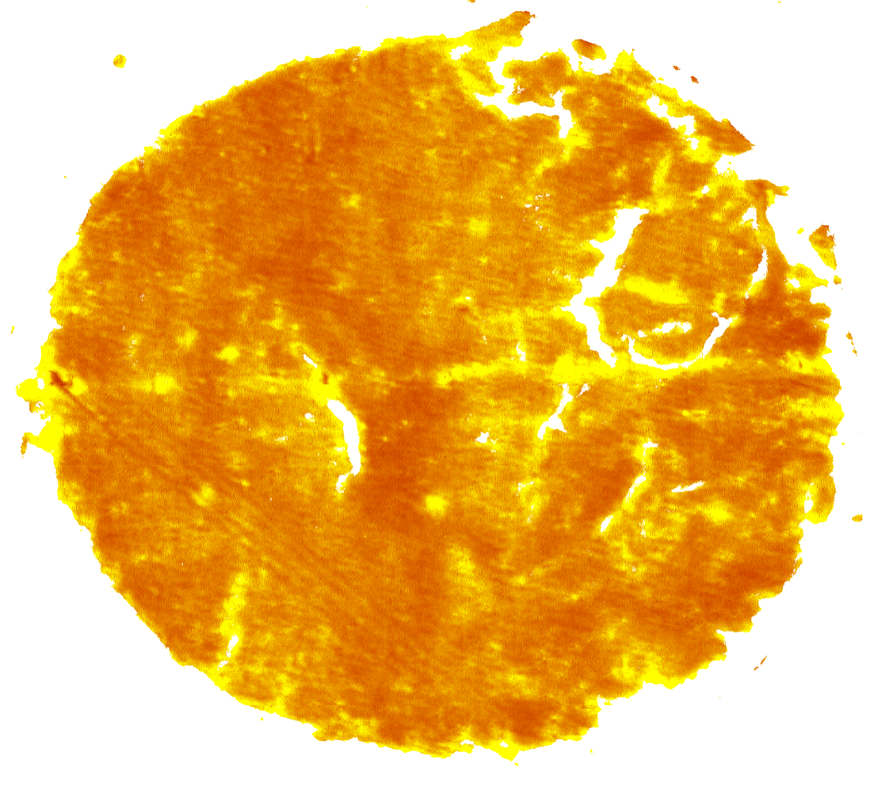
#> input picture CLEO_2023/I3_good_data_reddy_imgs/wp_ov-63_hd_16ca_2850_band.png, 893 x 790 px, shrunk from 1197 x 1058 before the run; its folder holds only this picture in this run
$ python FTIR_good_data_reddy_imgs.py
#> lines starting #> are read from the running program, lines starting #| are printed output that depends on the picture
#> further down, im is the input picture: shape (790, 893, 4); mean R, G, B, A 239.7, 187.7, 96.2, 255
# %% ----- package imports
import numpy as np
import matplotlib.pyplot as plt
import clipboard as cr
import imageio.v3 as iio
import os
from mpl_toolkits.axes_grid1.anchored_artists import AnchoredSizeBar
from scipy.signal import convolve

figsize = np.array([4.64, 3.63])


def lightness(img):
    img_no_alpha = img[:, :, :3]
    return 0.5 * (img_no_alpha.max(axis=2) + img_no_alpha.min(axis=2))
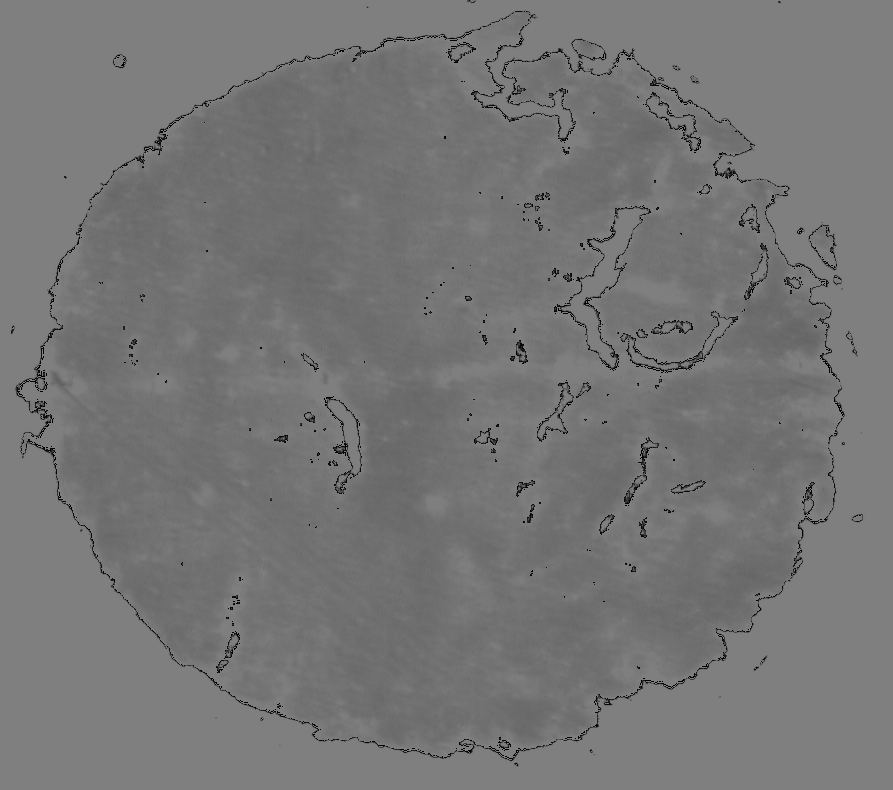
#> returned value: shape (790, 893) float64; min 0, max 127.5, mean 118


def luminosity(img):
    r = img[:, :, 0]
    g = img[:, :, 1]
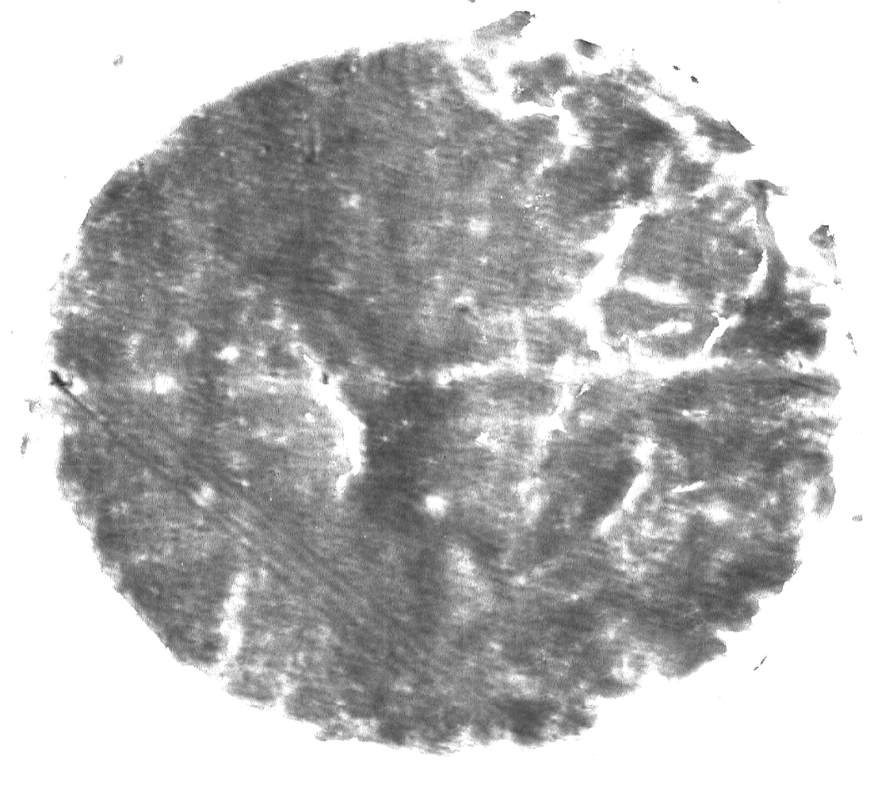
#> g: shape (790, 893); min 47, max 255, mean 187.7
    b = img[:, :, 2]
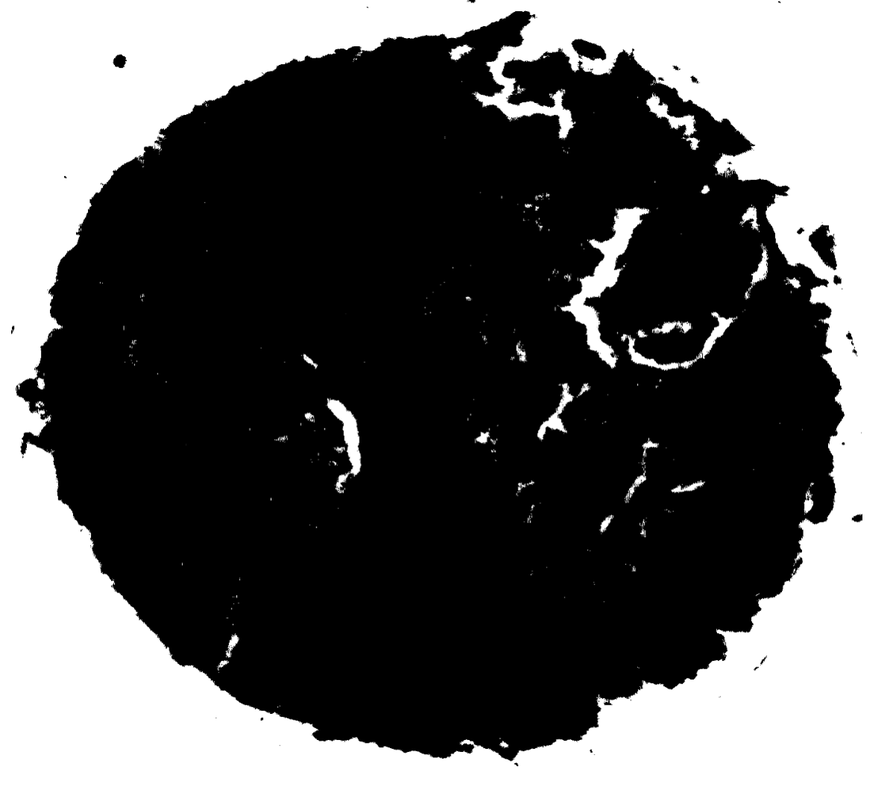
#> b: shape (790, 893); min 0, max 255, mean 96.2
    return 0.21 * r + 0.72 + g + 0.07 * b
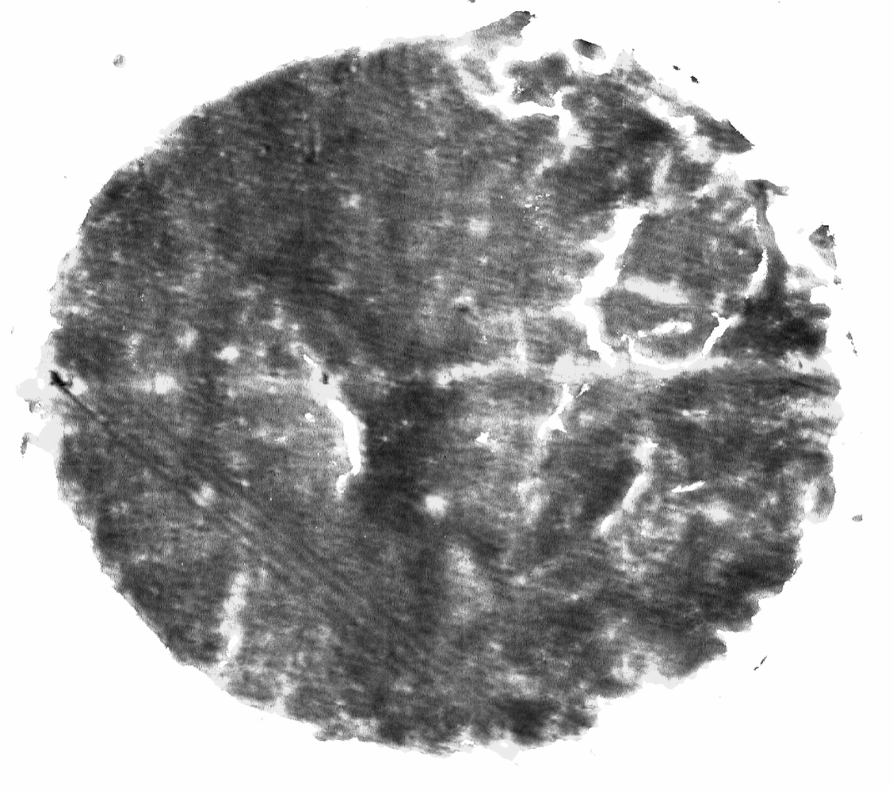
#> returned value: shape (790, 893) float64; min 88.25, max 327.1, mean 245.5; drawn with min black and max white


def average(img):
    img_no_alpha = img[:, :, :3]
    return np.sum(img_no_alpha, axis=2) / 3
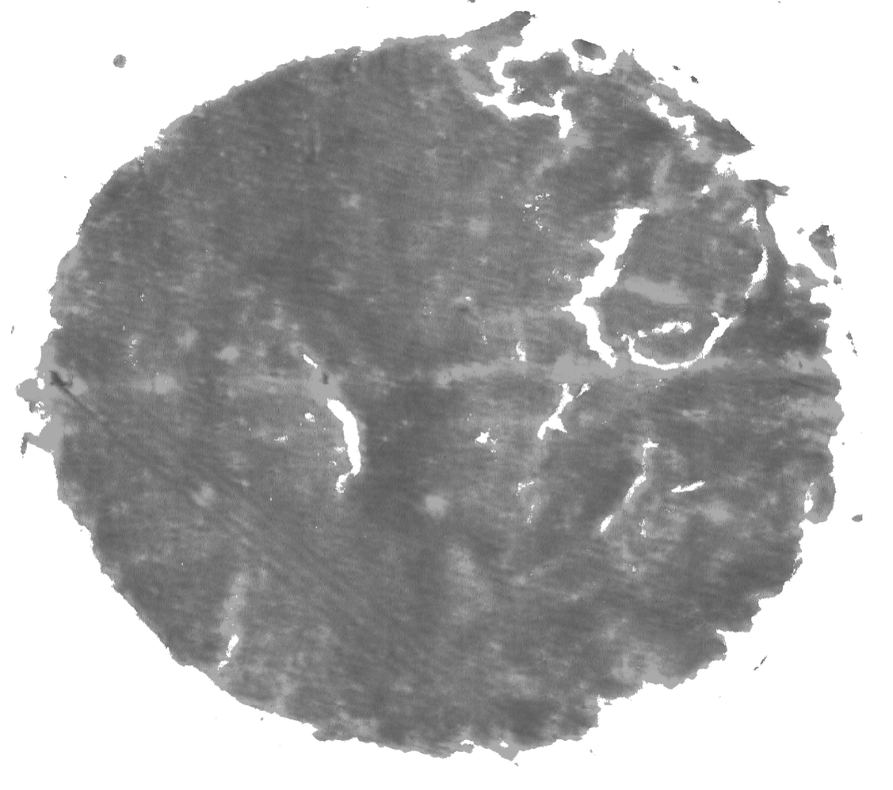
#> returned value: shape (790, 893) float64; min 80, max 255, mean 174.5


folder = "I3_good_data_reddy_imgs/"
names = [i.name for i in os.scandir(folder)]
# %% --------------------------------------------------------------------------
for idx in range(len(names)):
    # im = iio.imread("I3_good_data_reddy_imgs/wp_ov-63_hd_16ca_2850_band.png")
    im = iio.imread(folder + names[idx])

    lit = lightness(im)
    lum = luminosity(im)
    avg = average(im)

    lit /= lit.max()
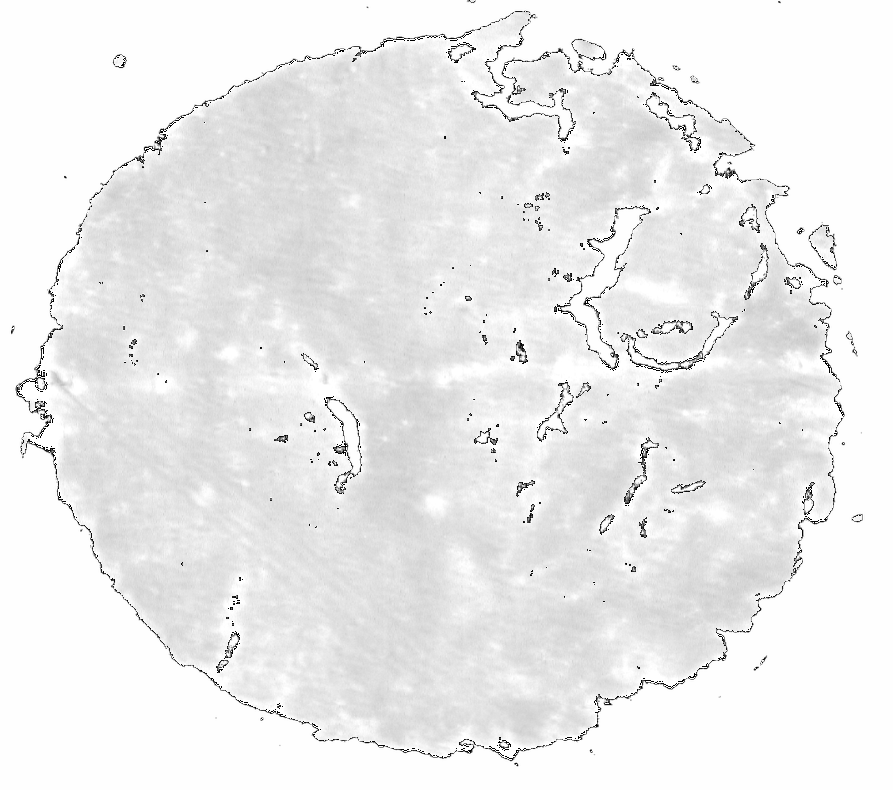
#> lit: shape (790, 893) float64; min 0, max 1, mean 0.925
    lum /= lum.max()
    avg /= avg.max()

    # the luminosity looks the most like the original :)
    # %%
    fig, ax = plt.subplots(1, 1, figsize=figsize)
    # img = ax.imshow(lum[:, ::-1], cmap="CMRmap_t")
#> (the run stopped early here; a loop or call above may not have finished)

$ run again, on CLEO_2023/I3_good_data_reddy_imgs/wp_ov-65_hd_1ca_2920_band.png
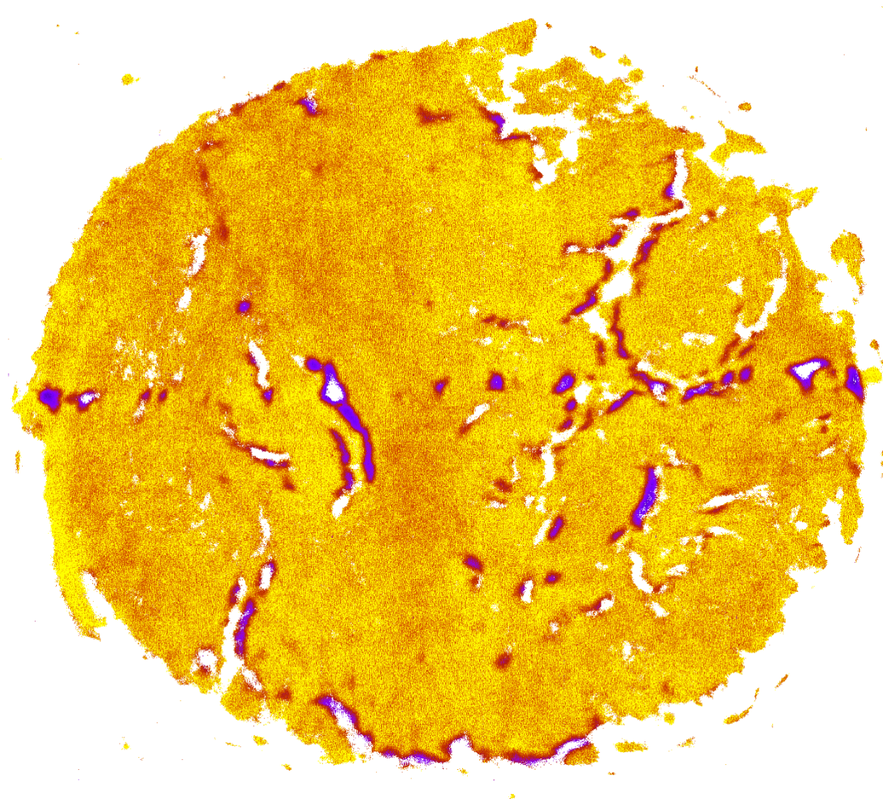
#> input picture CLEO_2023/I3_good_data_reddy_imgs/wp_ov-65_hd_1ca_2920_band.png, 883 x 799 px, shrunk from 1242 x 1123 before the run
#> im is the input picture: shape (799, 883, 4); mean R, G, B, A 242.1, 203.9, 96.5, 255
#> in average, `return np.sum(img_no_alpha, axis=2) / 3`:
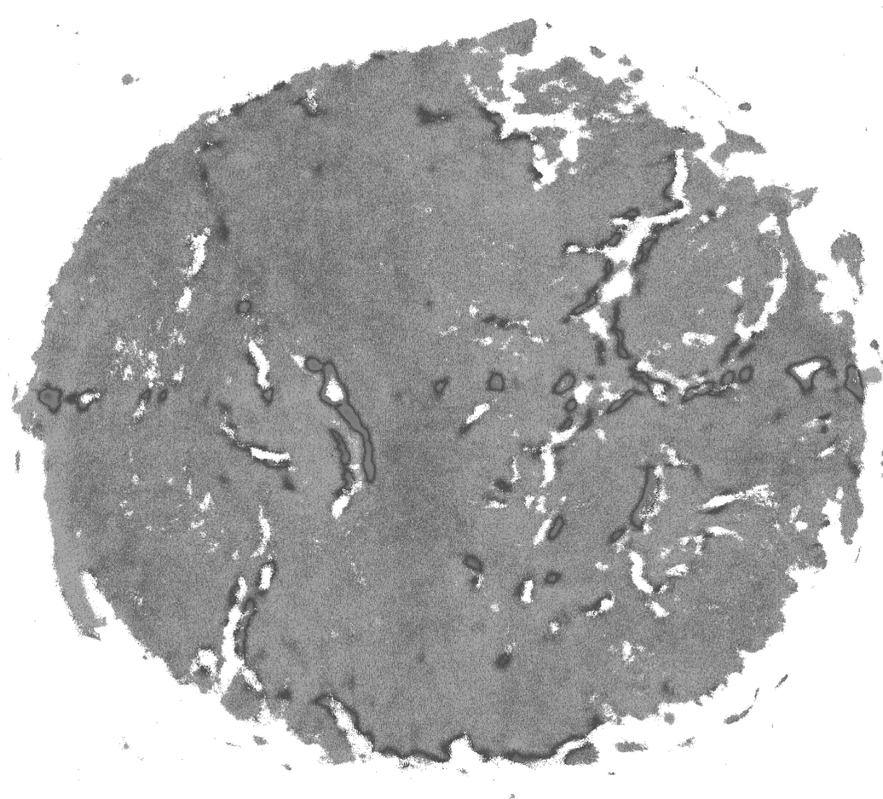
#> returned value: shape (799, 883) float64; min 61, max 255, mean 180.8
#> `lit /= lit.max()`:
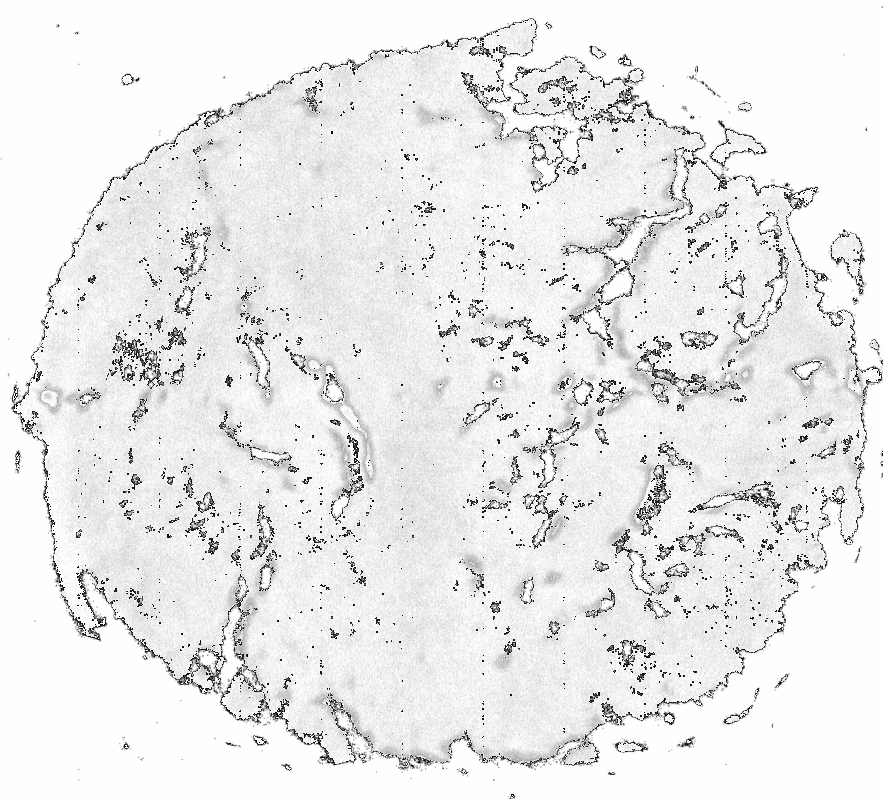
#> lit: shape (799, 883) float64; min 0, max 1, mean 0.916

$ run again, on CLEO_2023/I3_good_data_reddy_imgs/wp_ov-65_sd_16ca_2920_band.png
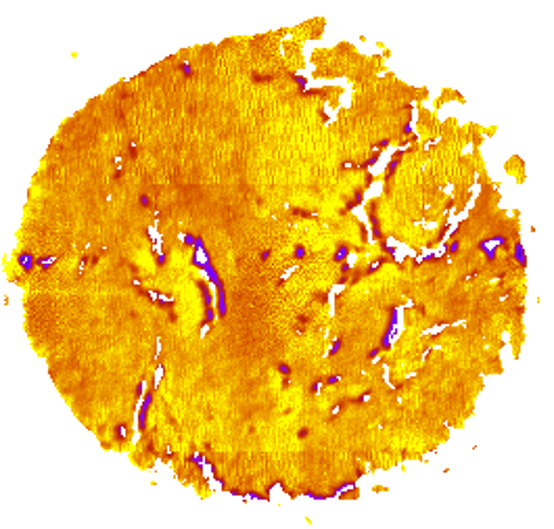
#> input picture CLEO_2023/I3_good_data_reddy_imgs/wp_ov-65_sd_16ca_2920_band.png, 554 x 529 px
#> im is the input picture: shape (529, 554, 4); mean R, G, B, A 241.6, 196.3, 102.3, 255
#> in average, `return np.sum(img_no_alpha, axis=2) / 3`:
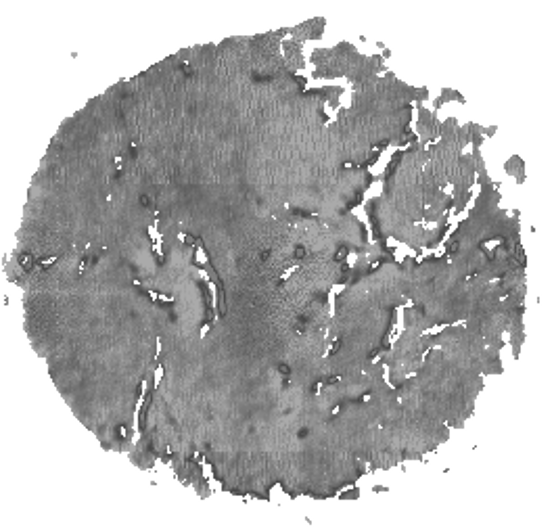
#> returned value: shape (529, 554) float64; min 59, max 255, mean 180.1
#> `lit /= lit.max()`:
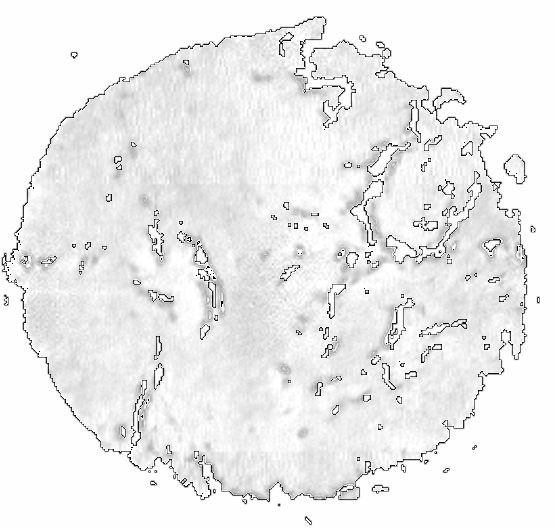
#> lit: shape (529, 554) float64; min 0, max 1, mean 0.929

$ run again, on CLEO_2023/I3_good_data_reddy_imgs/wp_ov-63_sd_16ca_2850_band.png
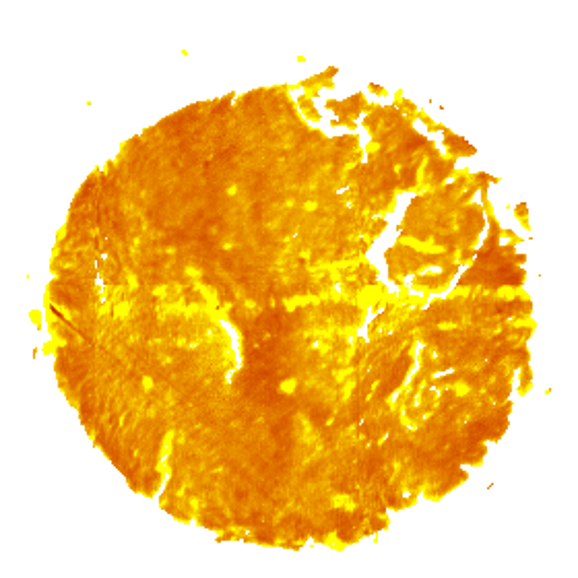
#> input picture CLEO_2023/I3_good_data_reddy_imgs/wp_ov-63_sd_16ca_2850_band.png, 578 x 578 px
#> im is the input picture: shape (578, 578, 4); mean R, G, B, A 244, 204, 124.5, 255
#> in average, `return np.sum(img_no_alpha, axis=2) / 3`:
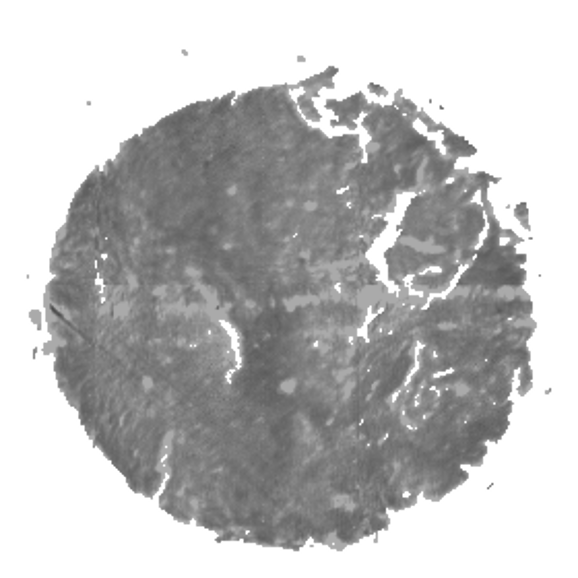
#> returned value: shape (578, 578) float64; min 75.33, max 255, mean 190.8
#> `lit /= lit.max()`:
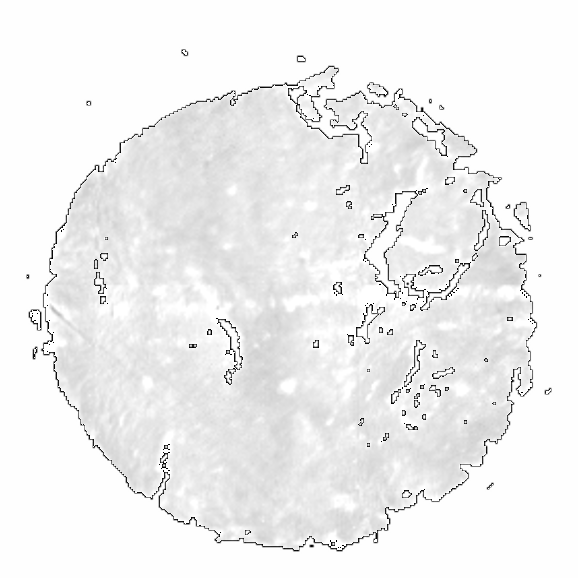
#> lit: shape (578, 578) float64; min 0, max 1, mean 0.939
